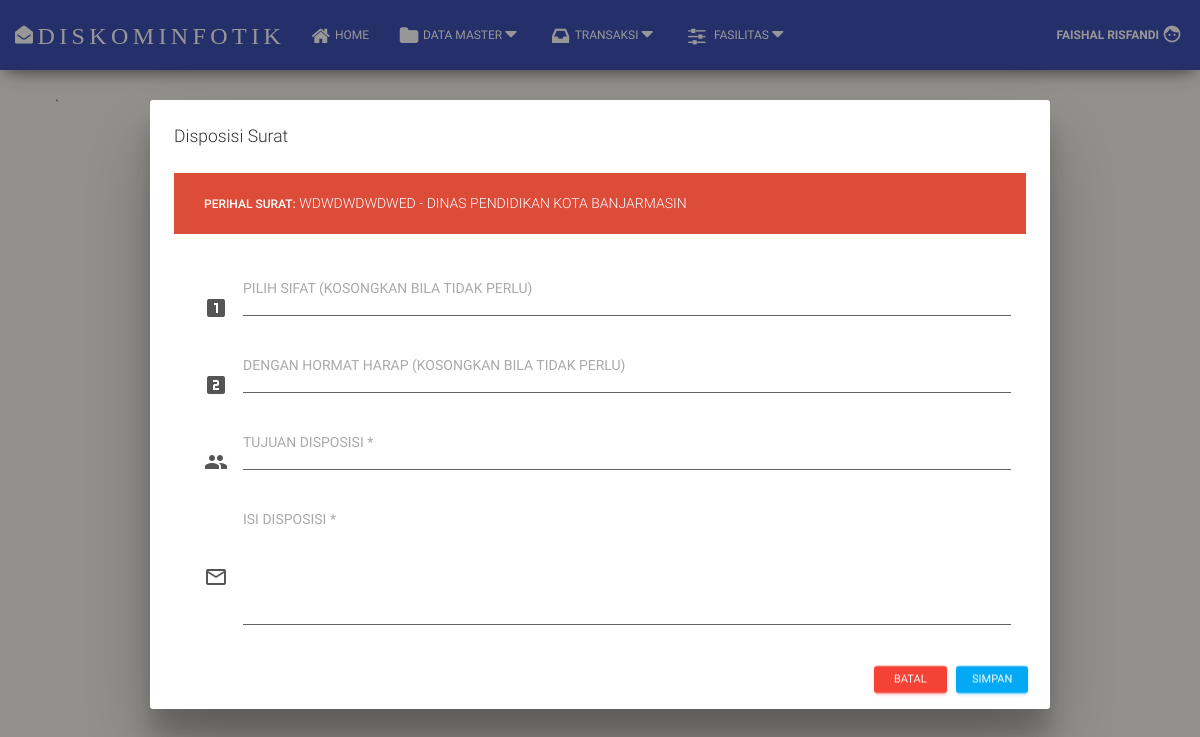
Page /admin/input-disposisi.php?id=001/DISKOMINFOTIK/2018 (signed in) on the committed database.
### tables this page shows
CREATE TABLE IF NOT EXISTS `tsuratmasuk` (
  `no_urut` varchar(25) NOT NULL,
  `tgl_surat` date NOT NULL,
  `nmr_surat` text NOT NULL,
  `kd_instansi` varchar(8) NOT NULL,
  `tgl_diterima` date NOT NULL,
  `perihal` text NOT NULL,
  `catatan` text NOT NULL,
  `kd_simpan` varchar(8) NOT NULL,
  `kd_detail` varchar(8) NOT NULL,
  PRIMARY KEY (`no_urut`),
  KEY `kd_instansi` (`kd_instansi`),
  KEY `kd_simpan` (`kd_simpan`),
  KEY `kd_detail` (`kd_detail`)
);

CREATE TABLE IF NOT EXISTS `minstansi` (
  `kd_instansi` char(8) NOT NULL,
  `nm_instansi` varchar(70) NOT NULL,
  `almt_instansi` text NOT NULL,
  PRIMARY KEY (`kd_instansi`)
);

### admin/input-disposisi.php (the view, shortened to what this page needs)
<?php
if (empty($_SESSION['username'])){
	header('location:../index.php');
} else {
if($_SESSION['level']!=="admin"){
die("Anda bukan admin");
} else {
?>
<!DOCTYPE html>
<html lang="en">
    <?php include ("include/head.php")?>
<body>
    <?php include ("include/menu.php")?>
<?php } }?>
      <div class="container">
        <section class="content">
          <div class="row">
            <section class="col-lg-12 connectedSortable">
    <?php
         $id = $_GET['id'];
         $select = "SELECT no_urut, perihal, nm_instansi FROM tsuratmasuk P INNER JOIN minstansi B on P.kd_instansi=B.kd_instansi WHERE no_urut =?";
         $check  = mysqli_prepare($koneksi, $select);
             mysqli_stmt_bind_param($check, 's', $id);
             mysqli_stmt_execute($check);
         $result = mysqli_stmt_get_result($check);
         $num_row = mysqli_num_rows($result);
         if ($num_row == 0){
               echo "<script>alert('Data Tidak Ditemukan'); window.location = 'instansi.php'</script>";
         }else{
           $row = mysqli_fetch_assoc($result);
         }
      ?>
    <div class="box-body">
<div class="modal fade bs-example-modal-lg" data-keyboard="false" data-backdrop="static" id="tambahData" tabindex="-1" role="dialog" aria-labelledby="myModalLabel" aria-hidden="true">
<div class="modal-dialog modal-lg">
  <div class="modal-content">
    <div class="modal-header">
      <h5 class="modal-title" id="myModalLabel">Disposisi Surat</h4>
    </div>
    <div class="modal-body">
    <form class="form" onSubmit="return validasi_input(this)" action="" method="post" enctype="multipart/form-data" name="form1" id="form1">
    <div class="alert alert-danger">
    <div class="container-fluid">
	  <b>Perihal Surat:</b> <?php echo $row['perihal'].' - '.$row['nm_instansi']; ?>
    </div>
</div>
    <div class="col-sm-12">
       <div class ="input-group form-group label-floating">
           <span class="input-group-addon">
			      <i class="material-icons">looks_one</i>
		  </span>
			<label class="control-label" for="selectbasic">PILIH SIFAT (KOSONGKAN BILA TIDAK PERLU)</label>
					<select name="sifat" class="form-control">
					<option value=""></option>
				  <option value="Sangat segera">Sangat Segera</option>
					</select>
			</div>
      </div>
      <div class="col-sm-12">
        <div class ="input-group form-group label-floating">
          <span class="input-group-addon">
            <i class="material-icons">looks_two</i>
      </span>
          <label class="control-label" for="selectbasic">DENGAN HORMAT HARAP (KOSONGKAN BILA TIDAK PERLU)</label>
             <select name="tgpn" class="form-control">
             <option value=""></option>
             <option value="Tanggapan dan saran">Tanggapan dan saran</option>
     </select>
 </div>
      </div>
      <div class="col-sm-12">
	      <div class="input-group form-group label-floating">
		     <span class="input-group-addon">
			      <i class="material-icons">group</i>
		  </span>
    	<label class="control-label" for="selectbasic">TUJUAN DISPOSISI *</label>
			<?php
					echo "<select name='kd_bagian' id='tujuan' class='form-control'>
					<option value=''</option>";
					$tampil = mysqli_query($koneksi, "SELECT * FROM m_bagian");
					while ($r=mysqli_fetch_array($tampil)){
					echo "<option value='$r[kd_bagian]'>$r[nm_bagian]</option>";
					}
					echo "</select>";
				?>
	  </div>
      </div>
      <div class ="col-sm-12">
      <div class ="input-group form-group has-feedback label-floating">
         <span class="input-group-addon">
                <i class="material-icons">mail_outline</i>
        </span>
              <label for="perihal" class="control-label has-feedback">ISI DISPOSISI *</label>
                  <textarea class ="form-control" name="isi" id="isi" rows="5"></textarea>
          </div>
    </div>
    </div>
    <div class="modal-footer">
    <div class="col-sm-12 text-right">
      <a href="surat-masuk.php" class="btn btn-danger btn-sm">Batal</a>
      <button type="submit" class="btn btn-info btn-sm" name="input">Simpan</button>
    </div>
    </div>
  </div>
</div>
</div>
<?php if(isset($script)){ echo $script; } ?>`
</div>
</div>
</section>
</div>
</body>
</html>

### admin/include/head.php (style rules this page uses)
.modal-body { max-height: calc(100vh - 210px); overflow-y: auto; }
body { background: #F5F3EE !important; }
.container-fluid { padding-right: 15px; padding-left: 15px; }
html { position: relative; min-height: 100%; }
body { margin-bottom: 60px; }
body { padding-bottom: 0px; padding-top: 70px; }
a { cursor:pointer; }

### admin/input-disposisi.php (style rules this page uses)
.modal-body { max-height: calc(100vh - 210px); overflow-y: auto; }

### rows in the picture
tsuratmasuk: perihal "WDWDWDWDWED", kd_instansi.nm_instansi "DINAS PENDIDIKAN KOTA BANJARMASIN"

### other values in the picture
$_SESSION['nama_user'] "FAISHAL RISFANDI"
